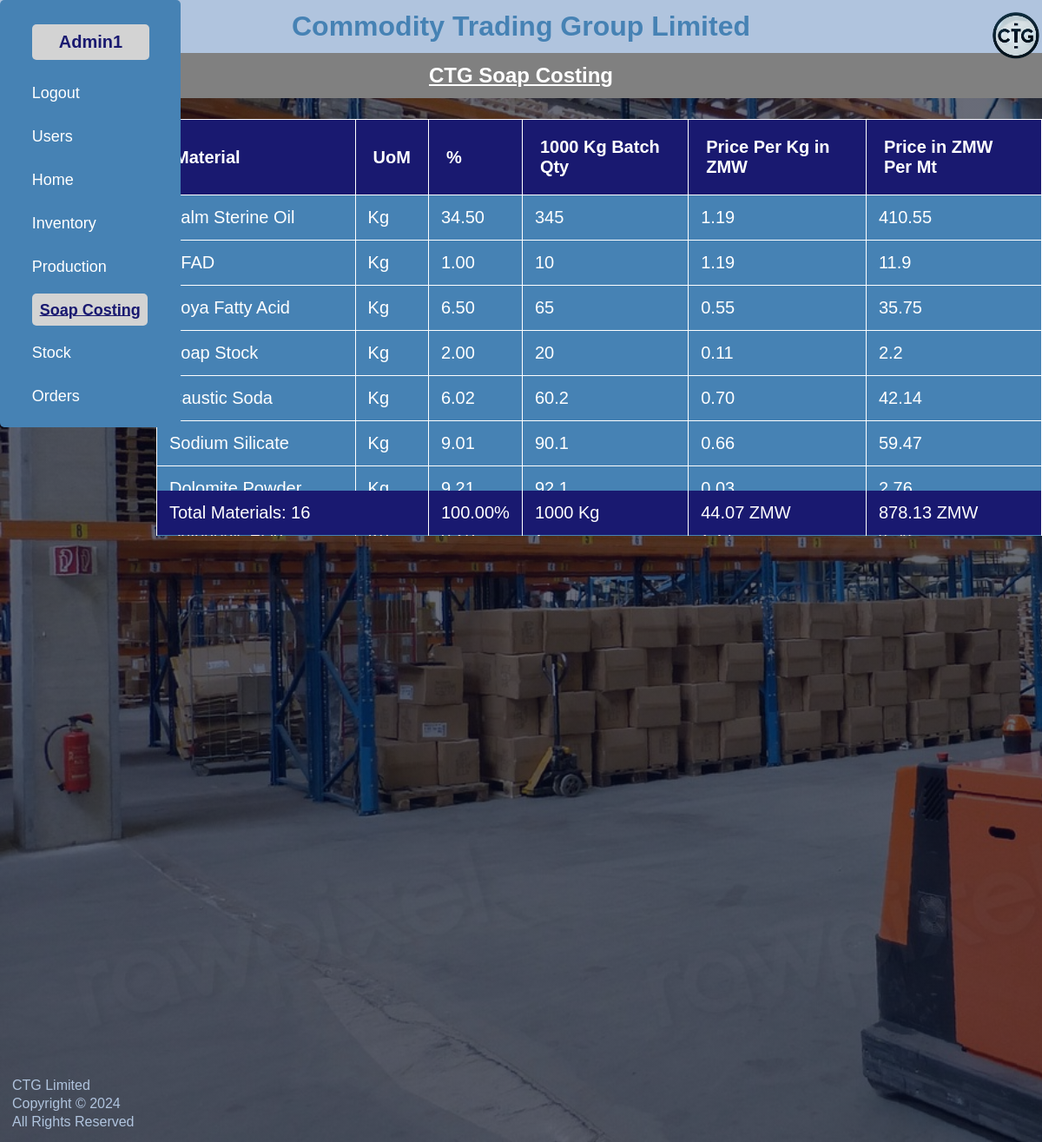
/soap_costing.php (signed in), run on the app's committed database.
### tables this page shows
CREATE TABLE `soap_costing` (
  `id` int(11) NOT NULL,
  `material` varchar(30) NOT NULL,
  `uom` enum('Kg','Pcs') NOT NULL,
  `percent` float(5,2) NOT NULL,
  `price_per_kg` float(5,2) NOT NULL
);

### soap_costing.php (the view, shortened to what this page needs)
<?php
include('tbl_conn_files/soap_costing_conn.php');
?>
<!DOCTYPE html>
<html lang="en">
<html>
<head>
	<link rel="stylesheet" type="text/css" href="styles/style.css">
	<link rel="stylesheet" type="text/css" href="styles/soap_costing_style.css">
</head>
<body>
	<h1>Commodity Trading Group Limited</h1>
	<div class="logo_section">
		<a href="index.php"><img src="icons/4_ctg_logo.png" alt="CTG Logo"></a>
	</div>
	<h2>CTG Soap Costing</h2>
	<div class="table_wrapper">
	<table id="ctg_soap_costing" border="1">
	<thead>
		<tr>
		<th>Material</th>
		<th>UoM</th>
		<th>%</th>
		<th>1000 Kg Batch Qty</th>
		<th>Price Per Kg in ZMW</th>
		<th>Price in ZMW Per Mt</th>
	</tr>
	</thead>
	<tbody>
		<?php
		$num = "1000";
		$num2 = "100";
		$query = "SELECT * FROM soap_costing";
		$result = mysqli_query($conn, $query);
		if ($result->num_rows > 0) {
			while ($row = $result->fetch_assoc()) {
		?>
			<tr>
				<td><?php echo $row['material']; ?></td>
				<td><?php echo $row['uom']; ?></td>
				<td><?php echo $row['percent']; ?></td>
				<td><?php echo round($row['percent'] *  intval($num) / intval($num2),1); ?></td>
				<td><?php echo $row['price_per_kg']; ?></td>
				<td><?php echo round($row['percent'] *  intval($num) / intval($num2) * $row['price_per_kg'],2);  ?></td>
			</tr>
		<?php	}
			}
		?>
	</tbody>
	<tfoot>
		<tr>
			<td colspan="2">
				<?php
				$result = mysqli_query($conn, "SELECT count(*) FROM soap_costing");
				while ($rows = mysqli_fetch_array($result)){?>
				<?php echo "Total Materials: " . $rows['count(*)']; ?>
				<?php
				}
				?>
			</td>
			<td>
				<?php
				$result = mysqli_query($conn, "SELECT sum(percent) FROM soap_costing");
				while ($rows = mysqli_fetch_array($result)){?>
				<?php echo $rows['sum(percent)'] . "%"; ?>
				<?php
				}
				?>
			</td>
			<td>
				<?php
				$result = mysqli_query($conn, "SELECT sum(percent) FROM soap_costing");
				while ($rows = mysqli_fetch_array($result)){?>
				<?php echo $rows['sum(percent)'] * intval($num) / intval($num2)  . " Kg"; ?>
				<?php
				}
				?>
			</td>
			<td>
				<?php
				$result = mysqli_query($conn, "SELECT sum(price_per_kg) FROM soap_costing");
				while ($rows = mysqli_fetch_array($result)){?>
				<?php echo $rows['sum(price_per_kg)'] . " ZMW"; ?>
				<?php
				}
				?>
			</td>
			<td>
				<?php
				$g_total = "SELECT * from soap_costing";
				$total_result = mysqli_query($conn,$g_total);
				$sumTotal = 0;
				while($row = mysqli_fetch_array($total_result)) {
					$percent2 = $row['percent'] * intval($num) / intval($num2);
					$price_per_kg2 = $row['price_per_kg'];
				    $total = $percent2 * $price_per_kg2;
				    $sumTotal = round($sumTotal + $total,2);
					}
					echo "$sumTotal" . " ZMW";
				?>
			</td>
		</tr>
	</tfoot>
	</table>
	</div>
<nav>
      <div class="links" id="side-nav-links">
        <ul>
        	<li><p><?php echo $_SESSION['username']; ?></p></li>
        	<li><a href="index.php?logout='1'">Logout</a></li>
          <?php if ($_SESSION['role'] == 'System Administrator' or $_SESSION['role'] == 'Production Manager' or $_SESSION['role'] == 'Warehouse Manager') { ?>
          <li><a href="users.php">Users</a></li>
          <?php } ?>
          <li><a href="index.php">Home</a></li>
          <?php if ($_SESSION['role'] == 'System Administrator' or $_SESSION['role'] == 'Warehouse Manager') { ?>
          <li><a href="inventory.php">Inventory</a></li>
          <?php } ?>
          <?php if ($_SESSION['role'] == 'System Administrator' or $_SESSION['role'] == 'Production Manager' or $_SESSION['role'] == 'Warehouse Manager') { ?>
          <li><a href="issue_to_production.php">Production</a></li>
          <?php } ?>
          <?php if ($_SESSION['role'] == 'System Administrator' or $_SESSION['role'] == 'Production Manager') { ?>
          <li><a href="soap_costing.php">Soap Costing</a></li>
          <?php } ?>
          <?php if ($_SESSION['role'] == 'System Administrator' or $_SESSION['role'] == 'Warehouse Manager') { ?>
          <li><a href="products.php">Stock</a></li>
        	<?php } ?>
        	<?php if ($_SESSION['role'] == 'System Administrator' or $_SESSION['role'] == 'Warehouse Manager' or $_SESSION['role'] == 'Wholesaler') { ?>
          <li><a href="orders.php">Orders</a></li>
          <?php } ?>
        </ul>
      </div>
    </nav>
	<div class="footer">
	    <p>CTG Limited</p>
	    <p>Copyright&nbsp;&copy; 2024</p>
	    <p>All Rights Reserved</p>
    </div>
</body>
</html>

### styles/style.css (style rules this page uses)
* { margin: 0px; padding: 0px; }
body { font-family: "Arial", sans-serif; background-image: linear-gradient(rgba(4, 9, 30, 0.6),rgb(4,9,30,0.6)), url(../images/ims-img.jpg); background-size: cover; background-attachment: fixed; }
nav { top: -0; left: 0; position: fixed; width: 160px; background-color: steelblue; border-radius: 5px; display: block; padding: 1% 2%; justify-content: space-between; align-items: center; }
.links ul li { list-style: none; display: block; padding-top: 10%; padding-left: 8%; padding-bottom: 8%; position: relative; }
.links ul li a { color: white; text-decoration: none; font-size: 18px; cursor: pointer; }
nav ul li p { border-radius: 5px; color: midnightblue; font-size: 20px; font-weight: bold; background-color: lightgrey; padding: 6%; width: 80%; text-align: center; }
.links ul li a.active { color: midnightblue; background-color: lightgrey; font-weight: bold; text-decoration: underline; padding: 6%; border-radius: 5px; }
h1 { background-color: lightsteelblue; color: steelblue; text-align: center; padding: 1% 1%; }
.logo_section img { width: 60px; top: 1%; right: 0; position: fixed; }
.footer { font-size: 16px; position: fixed; left: 0; bottom: 0; margin-left: 1%; margin-bottom: 1%; width: 20%; color: white; text-align: left; }
.footer p { color: lightsteelblue; margin: 1px; padding: 1px; }

### styles/soap_costing_style.css (style rules this page uses)
h2 { margin-bottom: 2%; padding: 1%; text-align: center; color: white; text-decoration: underline; background-color: grey; }
.table_wrapper { max-height: 480px; overflow-x: auto; overflow-y: auto; }
table { background-color: steelblue; border-color: white; border-collapse: collapse; font-size: 20px; margin-left: 15%; color: white; }
thead th { background-color: midnightblue; top: 0; position: sticky; padding: 20px; text-align: left; }
td { text-align: left; padding: 14px; }
tfoot tr td { background-color: midnightblue; bottom: 0; position: sticky; }

### data on the page
soap_costing: material "Palm Sterine Oil", uom "Kg", percent "34.50", $row['percent']*intval($num)/intval($num2) "345", price_per_kg "1.19", $row['percent'] *  intval($num) / intval($num2) * $row['price_per_kg'] "410.55"
soap_costing: material "PFAD", uom "Kg", percent "1.00", $row['percent']*intval($num)/intval($num2) "10", price_per_kg "1.19", $row['percent'] *  intval($num) / intval($num2) * $row['price_per_kg'] "11.9"
soap_costing: material "Soya Fatty Acid", uom "Kg", percent "6.50", $row['percent']*intval($num)/intval($num2) "65", price_per_kg "0.55", $row['percent'] *  intval($num) / intval($num2) * $row['price_per_kg'] "35.75"
soap_costing: material "Soap Stock", uom "Kg", percent "2.00", $row['percent']*intval($num)/intval($num2) "20", price_per_kg "0.11", $row['percent'] *  intval($num) / intval($num2) * $row['price_per_kg'] "2.2"
soap_costing: material "Caustic Soda", uom "Kg", percent "6.02", $row['percent']*intval($num)/intval($num2) "60.2", price_per_kg "0.70", $row['percent'] *  intval($num) / intval($num2) * $row['price_per_kg'] "42.14"
soap_costing: material "Sodium Silicate", uom "Kg", percent "9.01", $row['percent']*intval($num)/intval($num2) "90.1", price_per_kg "0.66", $row['percent'] *  intval($num) / intval($num2) * $row['price_per_kg'] "59.47"
soap_costing: material "Dolomite Powder", uom "Kg", percent "9.21", $row['percent']*intval($num)/intval($num2) "92.1", price_per_kg "0.03", $row['percent'] *  intval($num) / intval($num2) * $row['price_per_kg'] "2.76"

### other printed values
$rows['count(*)'] "16"
$rows['sum(percent)'] "100.00"
$rows['sum(percent)'] * intval($num) / intval($num2) "1000"
$rows['sum(price_per_kg)'] "44.07"
$sumTotal "878.13"
$_SESSION['username'] "Admin1"
